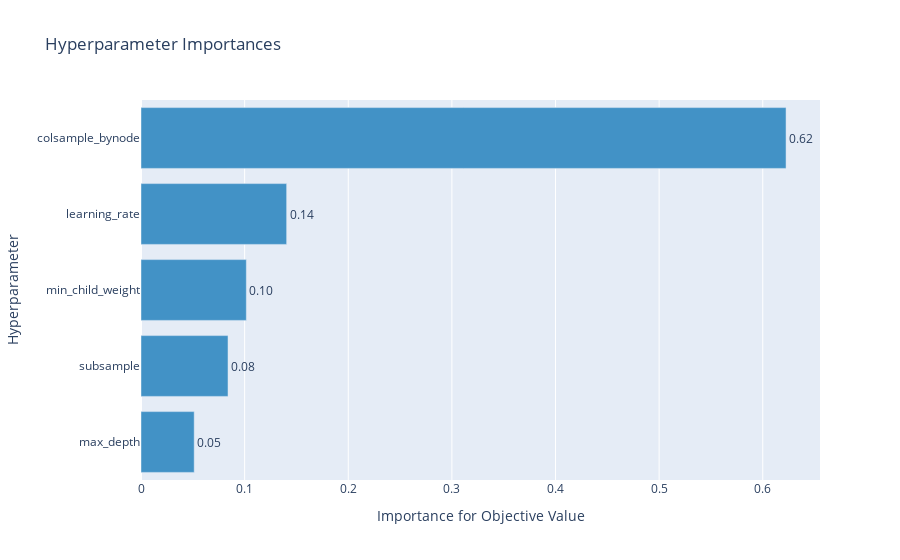

The notebook cell saved with this chart:
### Code cell
optuna.visualization.plot_param_importances(study)

### Figure 1 — Plotly figure (JSON) as saved in the notebook; plotly's stock layout.template omitted (floating-point values rounded to 4 significant figures)
{"data": [{"cliponaxis": false, "hovertemplate": ["max_depth (IntDistribution): 0.05133466192421545<extra></extra>", "subsample (FloatDistribution): 0.08397521035200646<extra></extra>", "min_child_weight (IntDistribution): 0.1016580899844875<extra></extra>", "learning_rate (FloatDistribution): 0.14055697343022924<extra></extra>", "colsample_bynode (FloatDistribution): 0.6224750643090613<extra></extra>"], "marker": {"color": "rgb(66,146,198)"}, "orientation": "h", "text": ["0.05", "0.08", "0.10", "0.14", "0.62"], "textposition": "outside", "type": "bar", "x": [0.05133, 0.08398, 0.1017, 0.1406, 0.6225], "y": ["max_depth", "subsample", "min_child_weight", "learning_rate", "colsample_bynode"]}], "layout": {"showlegend": false, "title": {"text": "Hyperparameter Importances"}, "xaxis": {"title": {"text": "Importance for Objective Value"}}, "yaxis": {"title": {"text": "Hyperparameter"}}}}
